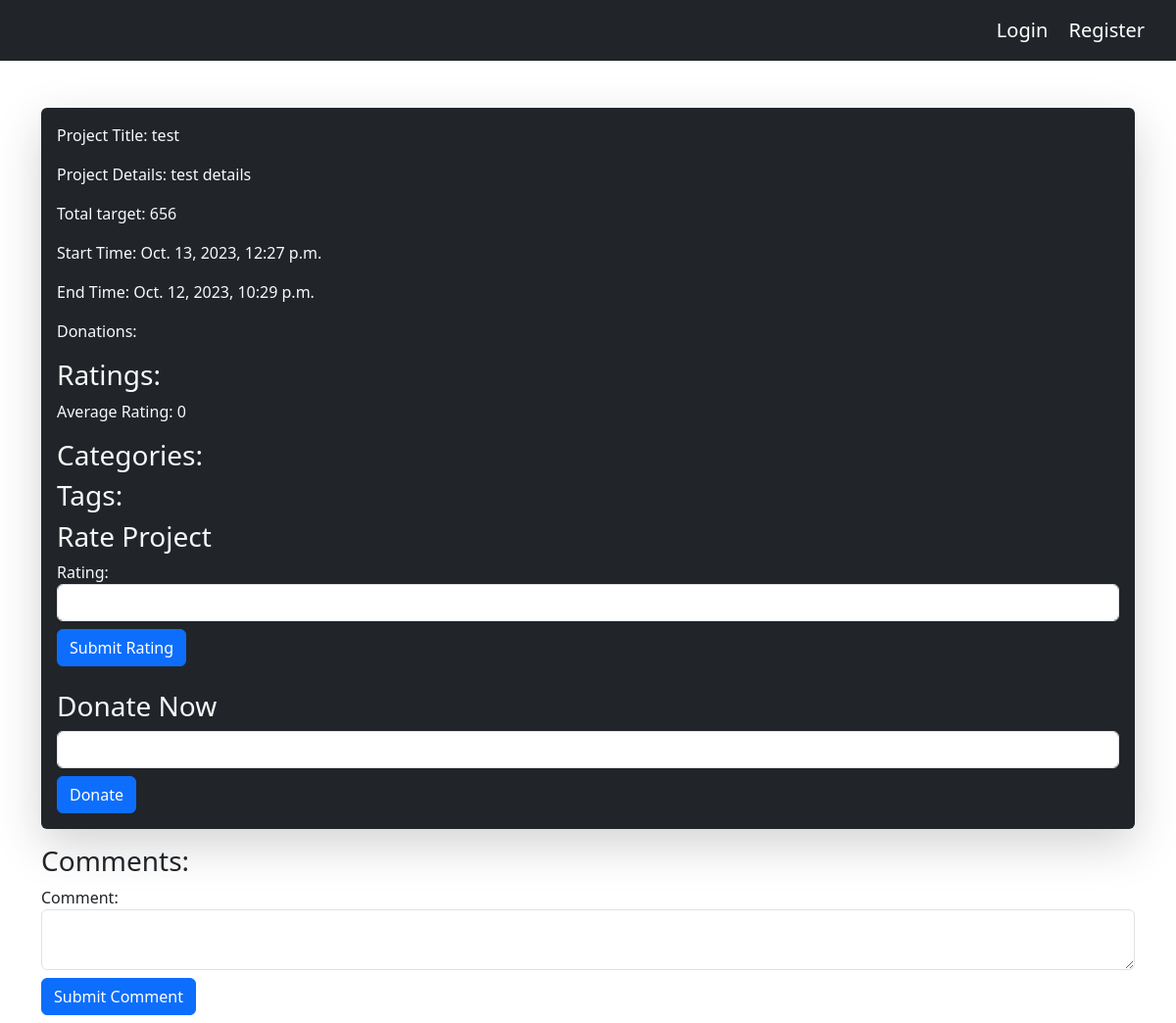
Before: /projects/1/projectDetails/ with the older database file.
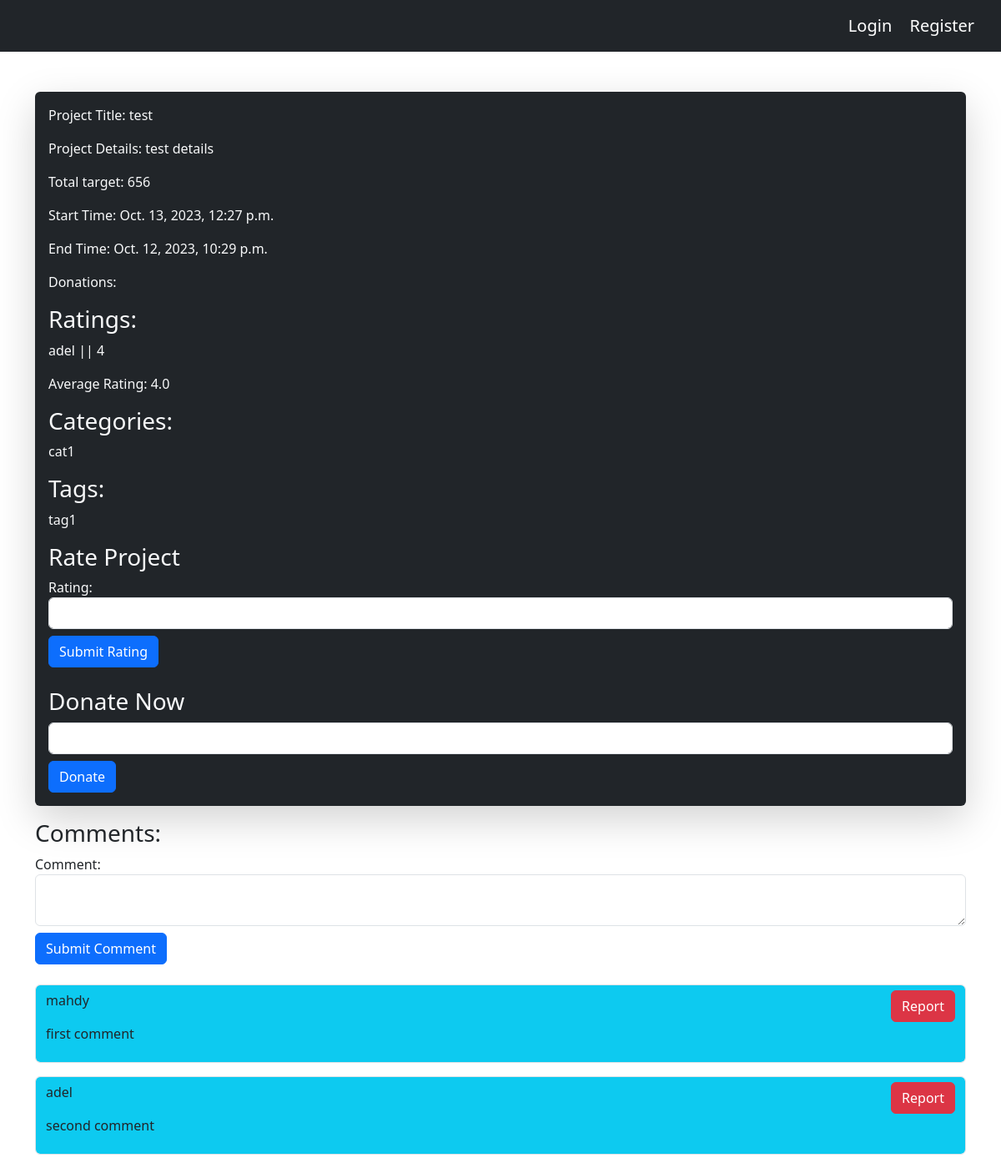
After: the same page with the newer database file.
### projects/models.py (models this page shows, shortened)
class UserProjectRating(models.Model):
    user = models.ForeignKey(UserProfile, on_delete=models.CASCADE)
    project = models.ForeignKey(
        ProjectsModel, on_delete=models.CASCADE, related_name="ratings"
    )
    rating = models.IntegerField(validators=[MaxValueValidator(5)])

class CategoriesModel(models.Model):
    name = models.CharField(max_length=50)

class TagsModel(models.Model):
    name = models.CharField(max_length=50)

class CommentsModel(models.Model):
    user = models.ForeignKey(UserProfile, on_delete=models.CASCADE)
    text = models.TextField(max_length=500)
    project = models.ForeignKey(
        ProjectsModel, on_delete=models.CASCADE, related_name="comments"
    )

### accounts/models.py (models this page shows, shortened)
class UserProfile(models.Model):
    user = models.OneToOneField(User, on_delete=models.CASCADE)
    phoneNumber = models.CharField(max_length=11, unique=True)
    image = models.ImageField(null=True, blank=True, upload_to="images/")
    birthdate = models.DateField(null=True, blank=True)
    address = models.CharField(max_length=200, null=True, blank=True)

### projects/views.py (the view, shortened to what this page needs)
# urls.py: path("<int:id>/projectDetails/",views.ProjectDetailsView.as_view(),name="projectDetails",),
class ProjectDetailsView(View):
    def get(self, request, *args, **kwargs):
        id = kwargs.pop("id")
        currentProject = ProjectsModel.objects.get(id=id)
        ratingForm = RatingForm()
        projectComments = currentProject.comments.all()
        commentForm = CommentForm()
        donationForm = DonationForm()
        projectRatings = currentProject.ratings.all()
        averageRating = (
            projectRatings.aggregate(Avg("rating"))["rating__avg"]
            if projectRatings
            else 0
        )
        return render(
            request,
            "projects/projectDetails.html",
            {
                "commentForm": commentForm,
                "currentProject": currentProject,
                "projectComments": projectComments,
                "ratingForm": ratingForm,
                "projectRatings": projectRatings,
                "averageRating": averageRating,
                "donationForm": donationForm,
            },
        )

### projects/forms.py
class CommentForm(forms.ModelForm):
    class Meta:
        model = CommentsModel
        fields = ("text",)
    def __init__(self, *args, **kwargs):
        super(CommentForm, self).__init__(*args, **kwargs)
        self.fields["text"].widget = forms.TextInput(attrs={"class": "form-control"})

class RatingForm(forms.ModelForm):
    class Meta:
        model = UserProjectRating
        fields = ["rating"]
    def __init__(self, *args, **kwargs):
        super(RatingForm, self).__init__(*args, **kwargs)
        self.fields["rating"].widget = forms.NumberInput(
            attrs={"class": "form-control"}
        )

### projects/templates/projects/projectDetails.html (shortened to what this page needs)
{%extends 'base.html'%} {%block body%}
<div class="container bg-dark text-light rounded shadow shadow-lg my-3 p-3">
  <p>Project Title: {{ currentProject.title }}</p>
  <p>Project Details: {{ currentProject.details }}</p>
  <p>Total target: {{ currentProject.target }}</p>
  <p>Start Time: {{ currentProject.start_time }}</p>
  <p>End Time: {{ currentProject.end_time }}</p>
  <p>Donations:
    </p>
  <h3>Ratings:</h3>
  {% for rating in currentProject.ratings.all %}
  <p>{{ rating.user.user.username }} || {{ rating.rating }}</p>
    {% endfor %}
<p>Average Rating: {{ averageRating }}</p>
  <h3>Categories:</h3>
  {% for category in currentProject.category.all %}
  <p>{{ category.name }}</p>
  {% endfor %}
  <h3>Tags:</h3>
  {% for tag in currentProject.tags.all %}
  <p>{{ tag.name }}</p>
  {% endfor %}
 <h3> Rate Project </h3>
  <form method="post" class="form-group">
    {{ratingForm}}
    <input type="submit" name="submit-rating" value="Submit Rating" class="btn btn-primary mt-2">
</form>
<h3 class='mt-4'> Donate Now </h3>
<form method="post" class="form-group">
    {% if not currentProject.completed %}
        <input type="number" name="donation" class="form-control" min="1" required>
        <input type="submit" value="Donate" class="btn btn-primary mt-2">
    {% else %}
        <input type="number" name="donation" class="form-control" min="1" disabled>
        <input type="submit" value="Donate" class="btn btn-primary mt-2" disabled>
    {% endif %}
</form>
</div>
<h3>Comments:</h3>
<form method="post" class="form-group">
  <label for="commentText">Comment:</label>
 <textarea name="text" id="commentText" class="form-control" required></textarea>
  <input type="submit" name="submit-comment" value="Submit Comment" class="btn btn-primary my-2">
</form>
{% for comment in currentProject.comments.all %}
  <div class='form-control bg-info my-3'>
    <div class='d-flex justify-content-between'>
   <p>{{ comment.user.user.username }}</p>
  <a href='{%url "reportComment" id=currentProject.id commentID=comment.id %}'><button type'button' class='btn btn-danger'>Report</button></a>
    </div>
  <p>{{ comment.text }}</p>
  </div>
  {% endfor %}
{%endblock%}

Changed rows visible on the page:
added UserProjectRating: user.user.username "adel", rating "4"
now on this page (row unchanged): CategoriesModel: name "cat1"
now on this page (row unchanged): TagsModel: name "tag1"
added CommentsModel: user.user.username "mahdy", text "first comment"
added CommentsModel: user.user.username "adel", text "second comment"
Other visible differences:
{{ averageRating }}: "0" → "4.0"
